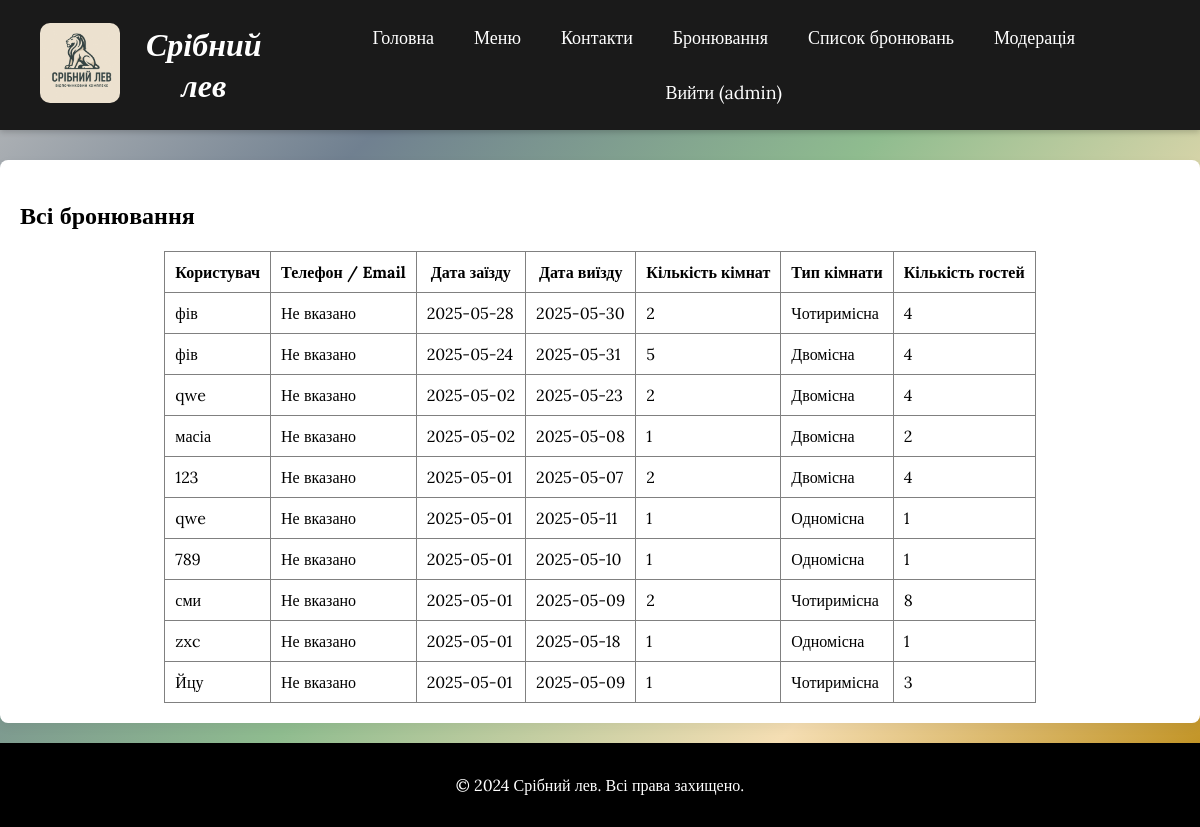
Page /bookings (signed in) on the earlier database version.
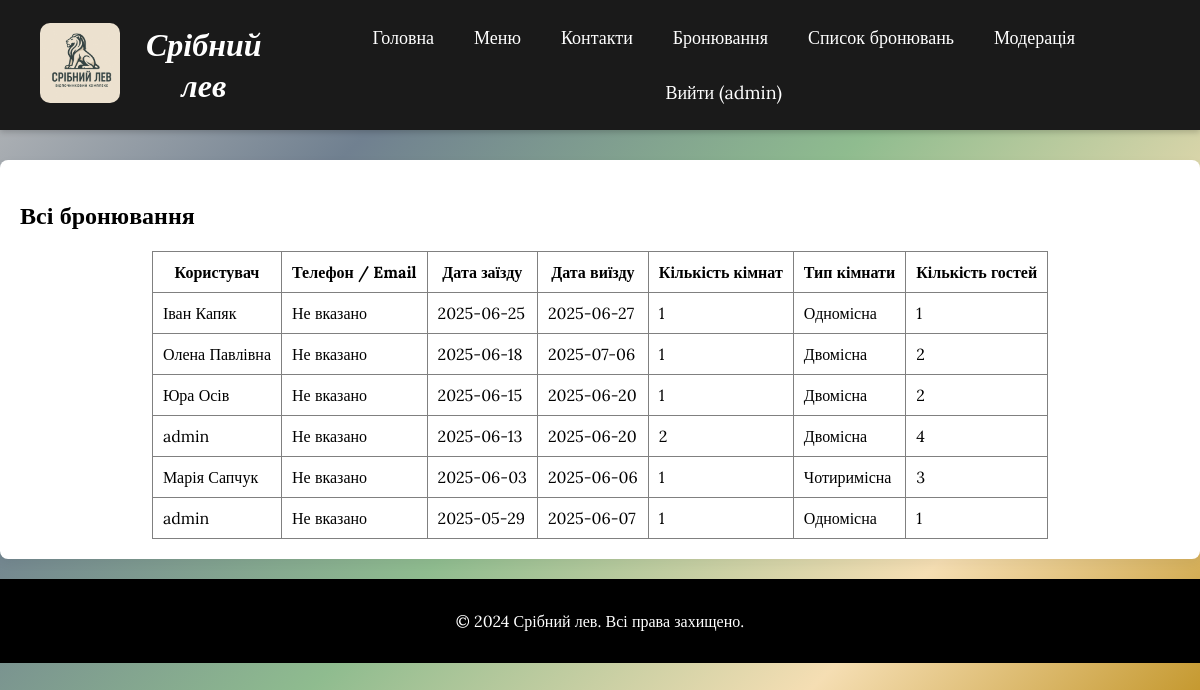
Same page on the later database version.
### tables this page shows
CREATE TABLE reservations (
                id INTEGER PRIMARY KEY AUTOINCREMENT,
                date_from TEXT NOT NULL,
                date_to TEXT NOT NULL,
                rooms INTEGER NOT NULL,
                room_type TEXT NOT NULL,
                guests INTEGER NOT NULL,
                user_id INTEGER,
                FOREIGN KEY (user_id) REFERENCES users(id)
            );

CREATE TABLE users (
                id INTEGER PRIMARY KEY AUTOINCREMENT,
                username TEXT UNIQUE NOT NULL,
                password TEXT NOT NULL,
                is_admin INTEGER NOT NULL DEFAULT 0
            );

### app.py (the view)
@app.route('/bookings')
@login_required
def bookings():
    if not current_user.is_admin:
        flash("Доступ заборонено!", "danger")
        return redirect(url_for('index'))
    conn = sqlite3.connect(DB)
    c = conn.cursor()
    c.execute('''
        SELECT r.id, r.date_from, r.date_to, r.rooms, r.room_type, r.guests,
               u.username, u.phone, u.email
        FROM reservations r
        JOIN users u ON r.user_id = u.id
        ORDER BY r.date_from DESC
    ''')
    reservations = c.fetchall()
    conn.close()
    return render_template('bookings.html', reservations=reservations)

### app.py (called while the page is built)
def get_user_by_id(user_id):
    conn = sqlite3.connect(DB)
    c = conn.cursor()
    c.execute("SELECT id, username, is_admin FROM users WHERE id = ?", (user_id,))
    row = c.fetchone()
    conn.close()
    if row:
        return User(row[0], row[1], bool(row[2]))
    return None

@login_manager.user_loader
def load_user(user_id):
    return get_user_by_id(user_id)

### templates/bookings.html (shortened to what this page needs)
{% extends "base.html" %}
{% block content %}
  <section>
    <h2>Всі бронювання</h2>
    {% if reservations %}
      <table border="1" cellpadding="10" cellspacing="0" style="margin: 0 auto; border-collapse: collapse;">
        <thead>
          <tr>
            <th>Користувач</th>
            <th>Телефон / Email</th>
            <th>Дата заїзду</th>
            <th>Дата виїзду</th>
            <th>Кількість кімнат</th>
            <th>Тип кімнати</th>
            <th>Кількість гостей</th>
          </tr>
        </thead>
        <tbody>
          {% for r in reservations %}
          <tr>
            <td>{{ r[6] }}</td>
            <td>
              {% if r[7] %}
                {{ r[7] }}
              {% elif r[8] %}
                {{ r[8] }}
              {% else %}
                Не вказано
              {% endif %}
            </td>
            <td>{{ r[1] }}</td>
            <td>{{ r[2] }}</td>
            <td>{{ r[3] }}</td>
            <td>{{ r[4] }}</td>
            <td>{{ r[5] }}</td>
          </tr>
          {% endfor %}
        </tbody>
      </table>
    {% else %}
      <p style="text-align: center;">Немає бронювань</p>
    {% endif %}
  </section>
{% endblock %}

Differences in the rows shown:
removed reservations: username "qwe", date_from "2025-05-02", date_to "2025-05-23", rooms "2", room_type "Двомісна", guests "4"
removed reservations: username "масіа", date_from "2025-05-02", date_to "2025-05-08", rooms "1", room_type "Двомісна", guests "2"
removed reservations: username "zxc", date_from "2025-05-01", date_to "2025-05-18", rooms "1", room_type "Одномісна", guests "1"
removed reservations: username "Йцу", date_from "2025-05-01", date_to "2025-05-09", rooms "1", room_type "Чотиримісна", guests "3"
changed reservations: username "фів" → "Іван Капяк"; date_from "2025-05-28" → "2025-06-25"; date_to "2025-05-30" → "2025-06-27"; rooms "2" → "1"; room_type "Чотиримісна" → "Одномісна"; guests "4" → "1"
changed reservations: username "сми" → "Олена Павлівна"; date_from "2025-05-01" → "2025-06-18"; date_to "2025-05-09" → "2025-07-06"; rooms "2" → "1"; room_type "Чотиримісна" → "Двомісна"; guests "8" → "2"; moves up the list
changed reservations: username "789" → "Юра Осів"; date_from "2025-05-01" → "2025-06-15"; date_to "2025-05-10" → "2025-06-20"; room_type "Одномісна" → "Двомісна"; guests "1" → "2"; moves up the list
changed reservations (number 4 of 6 on the later page): username "qwe" → "admin"; date_from "2025-05-01" → "2025-06-13"; date_to "2025-05-11" → "2025-06-20"; rooms "1" → "2"; room_type "Одномісна" → "Двомісна"; guests "1" → "4"; moves down the list
changed reservations: username "фів" → "Марія Сапчук"; date_from "2025-05-24" → "2025-06-03"; date_to "2025-05-31" → "2025-06-06"; rooms "5" → "1"; room_type "Двомісна" → "Чотиримісна"; guests "4" → "3"
changed reservations (number 6 of 6 on the later page): username "123" → "admin"; date_from "2025-05-01" → "2025-05-29"; date_to "2025-05-07" → "2025-06-07"; rooms "2" → "1"; room_type "Двомісна" → "Одномісна"; guests "4" → "1"
